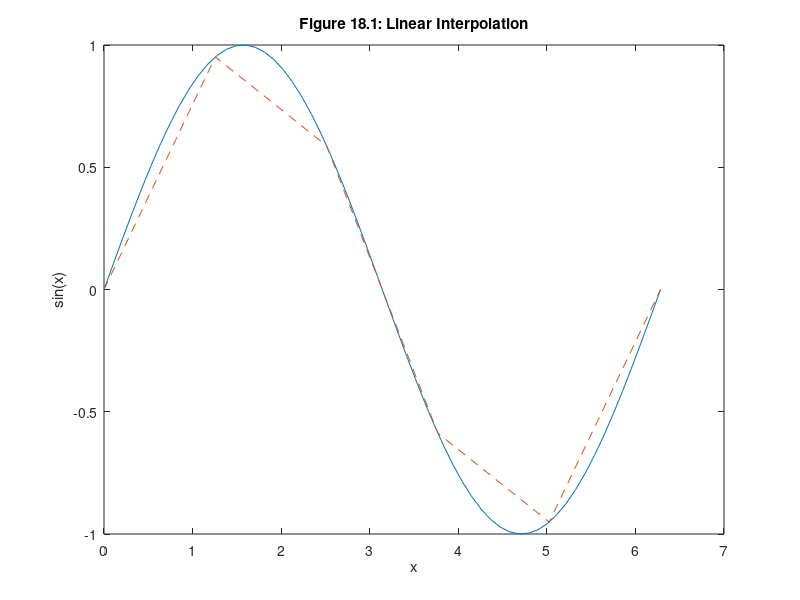
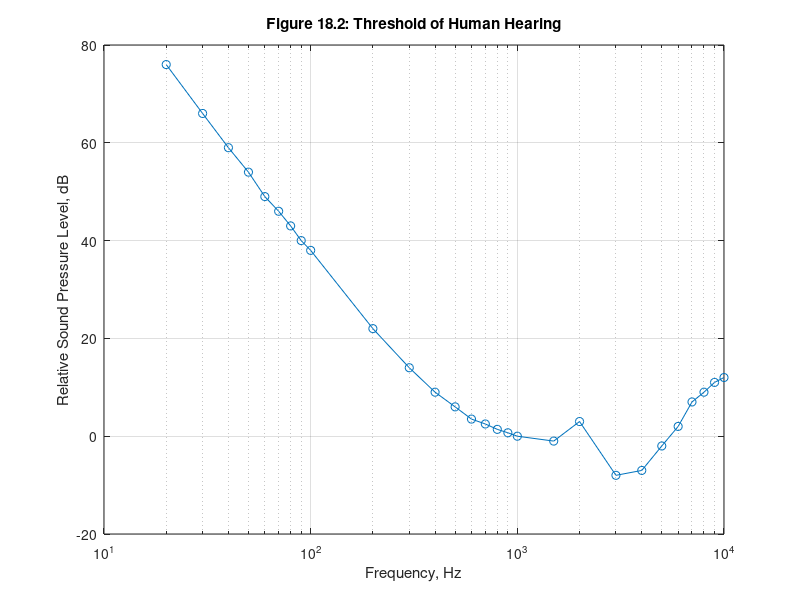
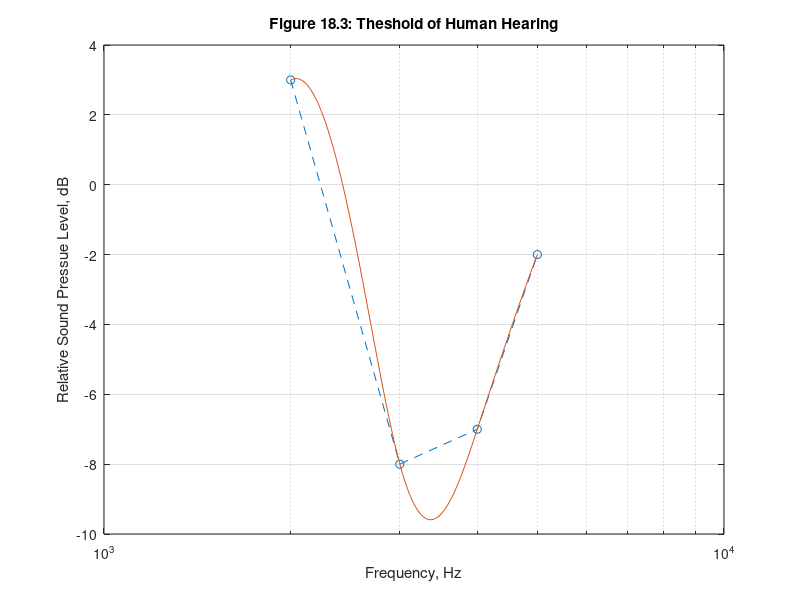

MATLAB code for these plots, in order:
% MATLAB Script: OneDimensionalInterpolation.m

% Define variables x1 and x2
x1 = linspace(0,2*pi,60);
x2 = linspace(0,2*pi,6);

% Plotting the Data Interpolation
plot(x1,sin(x1),x2,sin(x2),'--')
xlabel('x')
ylabel('sin(x)')
title('Figure 18.1: Linear Interpolation')

% Human Hearing Section
% Data for threshold of audibility
Hz = [20:10:100 200:100:1000 1500 2000:1000:10000]; % Frequencies in Hertz
spl = [76 66 59 54 49 46 43 40 38 22 ... % sound pressure level in dB
       14 9 6 3.5 2.5 1.4 0.7 0 -1 3 ...
       -8 -7 -2 2 7 9 11 12];

% Plotting the Audbility Data
figure;
semilogx(Hz,spl,'-o')
xlabel('Frequency, Hz')
ylabel('Relative Sound Pressure Level, dB')
title('Figure 18.2: Threshold of Human Hearing')
grid on

% Additional plotting
Hzi = linspace(2e3,5e3); % look closely near minimum
spli = interp1(Hz,spl,Hzi,'spline'); % interpolate near minimum
i = find(Hz>=2e3 & Hz<=5e3); % find original data indices near minimum

figure;
semilogx(Hz(i),spl(i),'--o',Hzi,spli) % plot old and new data
xlabel('Frequency, Hz')
ylabel('Relative Sound Pressue Level, dB')
title('Figure 18.3: Theshold of Human Hearing')
grid on